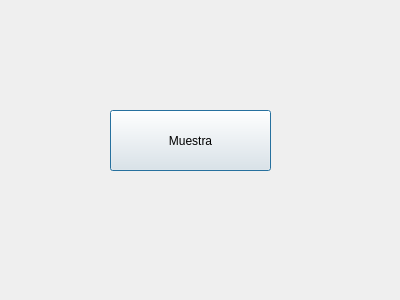
<?xml version="1.0" encoding="UTF-8"?>
<ui version="4.0">
    <class>Cuadro</class>
    <widget class="QDialog" name="Cuadro">
        <property name="geometry">
            <rect>
                <x>0</x>
                <y>0</y>
                <width>400</width>
                <height>300</height>
            </rect>
        </property>
        <property name="windowTitle">
            <string>Cuadro</string>
        </property>
        <widget class="QPushButton" name="btmostra">
            <property name="geometry">
                <rect>
                    <x>110</x>
                    <y>110</y>
                    <width>161</width>
                    <height>61</height>
                </rect>
            </property>
            <property name="text">
                <string>Muestra</string>
            </property>
            <property name="default">
                <bool>false</bool>
            </property>
            <property name="flat">
                <bool>false</bool>
            </property>
        </widget>
    </widget>
    <resources/>
    <connections>
        <connection>
            <sender>btmostra</sender>
            <signal>clicked()</signal>
            <receiver>Cuadro</receiver>
            <slot>mostra()</slot>
            <hints>
                <hint type="sourcelabel">
                    <x>218</x>
                    <y>140</y>
                </hint>
                <hint type="destinationlabel">
                    <x>222</x>
                    <y>184</y>
                </hint>
            </hints>
        </connection>
    </connections>
    <slots>
        <slot>mostra()</slot>
    </slots>
</ui>
